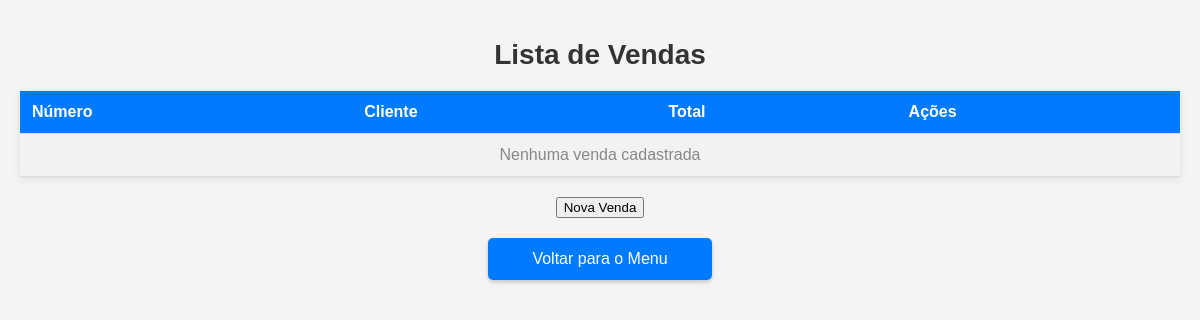
Page /vendas/ on the earlier database version.
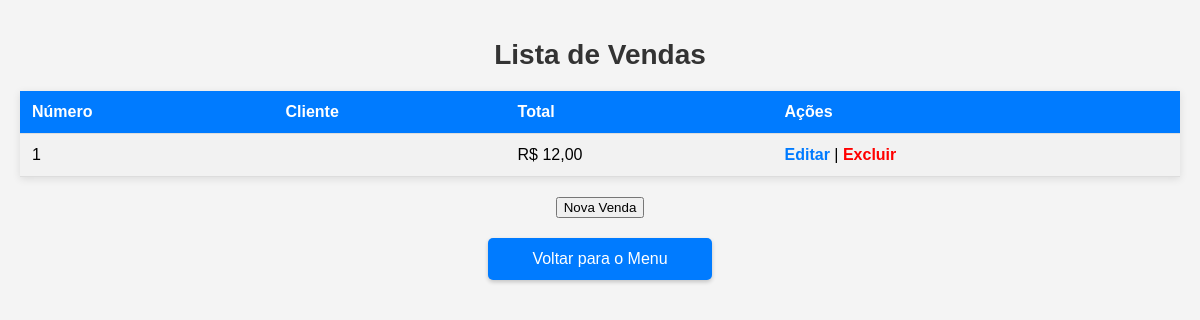
Same page on the later database version.
### vendas/models.py (models this page shows, shortened)
class vendas(models.Model):
    num_venda = models.AutoField(primary_key=True)
    nome_cliente = models.ForeignKey(Cliente, on_delete=models.CASCADE)
    data_hora = models.DateTimeField(auto_now_add=True)
    total_venda = models.DecimalField(max_digits=10, decimal_places=2, default=0)

### vendas/views.py (the view)
# urls.py: path('', lista_vendas, name='lista_vendas'),
def lista_vendas(request):
    venda_feita = vendas.objects.all().order_by('-data_hora')  # Ordena por data_hora decrescente
    return render(request, 'listar_vendas.html', {'vendas': venda_feita})

### vendas/templates/listar_vendas.html (shortened to what this page needs)
<!DOCTYPE html>
<html lang="pt-br">
<head>
</head>
<body>
    <h1>Lista de Vendas</h1>
    <table>
        <tr>
            <th>Número</th>
            <th>Cliente</th>
            <th>Total</th>
            <th>Ações</th>
        </tr>
        {% for venda in vendas %}
        <tr>
            <td>{{ venda.num_venda }}</td>
            <td>{{ venda.cliente.nome }}</td>
            <td>R$ {{ venda.total_venda }}</td>
            <td>
                <a href="{% url 'editar_venda' venda.num_venda %}" style="color: #007bff; text-decoration: none; font-weight: bold;">Editar</a> |
                <a href="{% url 'excluir_venda' venda.num_venda %}" style="color: red; text-decoration: none; font-weight: bold;" onclick="return confirm('Tem certeza que deseja excluir esta venda?')">Excluir</a>
            </td>
        </tr>
        {% empty %}
        <tr>
            <td colspan="4" style="text-align: center; color: #888;">Nenhuma venda cadastrada</td>
        </tr>
        {% endfor %}
    </table>
    <div class="button-group">
        <a href="{% url 'criar_venda' %}">
            <button id="btn-nova-venda">Nova Venda</button>
        </a>
    </div>
    <a href="{% url 'menu_principal' %}" class="menu-button">Voltar para o Menu</a>
</body>
</html>

### vendas/templates/listar_vendas.html (style rules this page uses)
body { font-family: Arial, sans-serif; background-color: #f4f4f4; margin: 0; padding: 20px; }
h1 { text-align: center; color: #333; font-size: 28px; margin-bottom: 20px; }
table { width: 100%; border-collapse: collapse; margin-bottom: 20px; background-color: #fff; box-shadow: 0 2px 8px rgba(0, 0, 0, 0.1); }
th, td { padding: 12px; text-align: left; border-bottom: 1px solid #ddd; }
th { background-color: #007bff; color: white; font-size: 16px; }
tr:nth-child(even) { background-color: #f2f2f2; }
.button-group { display: flex; justify-content: center; gap: 10px; }
.button-group a { display: inline-block; }
.menu-button { display: block; margin: 20px auto; padding: 12px; width: 200px; font-size: 16px; background-color: #007bff; color: white; text-align: center; text-decoration: none; border-radius: 5px; box-shadow: 0 2px 4px rgba(0, 0, 0, 0.2); transition: background 0.3s ease; }

Differences in the rows shown:
added vendas: num_venda "1", total_venda "12,00"
Other differences:
text no longer shown: "Nenhuma venda cadastrada"
